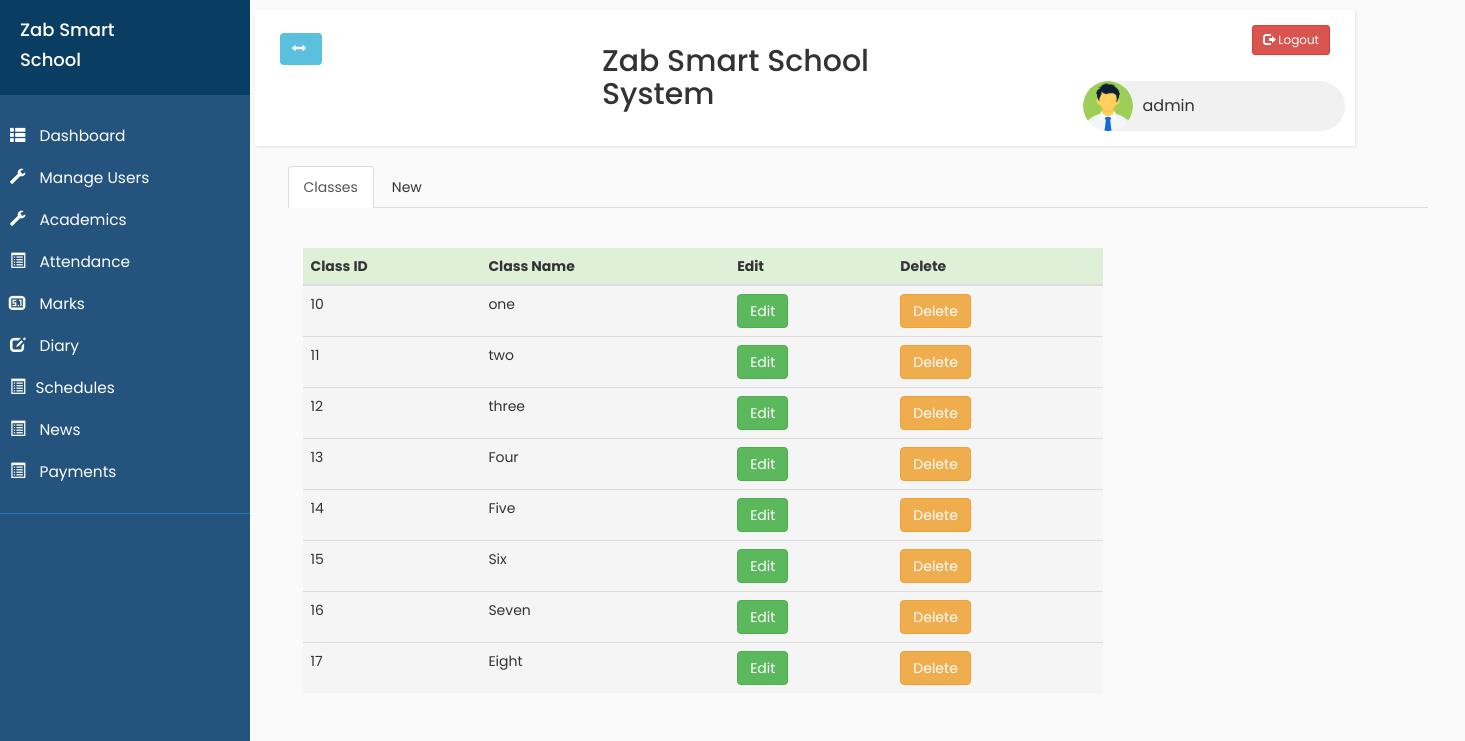
Screenshot of /Application/admin/manageClasses.php (signed in) with the database file from the repository.
### tables this page shows
CREATE TABLE `admin_tb` (
  `admin_id` int(11) NOT NULL,
  `adminname` varchar(50) NOT NULL,
  `admin_email` varchar(50) NOT NULL,
  `admin_phone` varchar(50) NOT NULL,
  `username` varchar(50) NOT NULL,
  `password` varchar(50) NOT NULL
);

CREATE TABLE `class_tb` (
  `class_id` int(11) NOT NULL,
  `class_name` varchar(50) NOT NULL
);

### Application/admin/manageClasses.php (the view, shortened to what this page needs)
<?php
if($_SESSION["login_admin"]==null){
    header("location:  index.php");
}
else{
    include_once('include/admin_navbar.php');
?>
<!DOCTYPE html>
<html lang="en">
<head>
</head>
<body style="overflow-x: hidden;">
  <div class="container">
    <ul class="nav nav-tabs">
      <li class="active"><a data-toggle="tab" href="#table">Classes</a></li>
      <li><a data-toggle="tab" href="#new">New</a></li>
    </ul>
    <div class="tab-content">
      <div id="table" class="tab-pane fade in active" style="width=700px;">
        <div class="container">
          <br><br>
          <table class="table" style="width: 800px;">
            <?php
            $connection = mysqli_connect("localhost", "root", "", "sms1_db");
            $query = "SELECT * FROM class_tb";
            $query_run = mysqli_query($connection, $query);
            ?>
            <thead>
              <tr class="success">
                <th>Class ID</th>
                <th>Class Name</th>
                <th>Edit</th>
                <th>Delete</th>
              </tr>
            </thead>
            <tbody>
              <?php
              if (mysqli_num_rows($query_run) > 0) {
                while ($row = mysqli_fetch_assoc($query_run)) {
                  ?>
                  <tr class="active">
                    <td><?php echo $row["class_id"] ?></td>
                    <td><?php echo $row["class_name"] ?></td>
                    <td><button class="btn btn-success" name="btn-edit-name" onclick="getUserDetails(<?php echo $row['class_id'] ?>)">Edit</button></td>
                    <td><button class="btn btn-warning" onclick="deleteUser(<?php echo $row['class_id'] ?>)">Delete</button></td>
                  </tr>
              <?php
                }
              } else {
                echo "No record found";
              }
              ?>
            </tbody>
          </table>
        </div>
      </div>
    </div>
  </div>
  </div>
</body>
</html>
<?php
}?>

### Application/admin/include/admin_navbar.php (shortened to what this page needs)
<?php
$connection = mysqli_connect("localhost", "root", "", "sms1_db");
?>
<!DOCTYPE html>
<html>
<head>
    <link rel="stylesheet" href="https://maxcdn.bootstrapcdn.com/bootstrap/3.3.7/css/bootstrap.min.css">
    <link rel="stylesheet" href="style4.css" type="text/css">
    <link rel="stylesheet" href="https://cdnjs.cloudflare.com/ajax/libs/font-awesome/4.7.0/css/font-awesome.min.css">
    <link rel="stylesheet" href="https://maxcdn.bootstrapcdn.com/bootstrap/3.4.0/css/bootstrap.min.css">
    <link rel="stylesheet" href="style4.css" type="text/css">
</head>
<body>
    <div class="wrapper">
        <nav id="sidebar">
            <div class="sidebar-header">
                <h4>Zab Smart </h4>
                <h4> School</h4>
            </div>
            <ul class="list-unstyled components ">
                <li>
                    <a href="profile.php">
                        <i class="glyphicon glyphicon-th-list"></i>
                        Dashboard
                    </a>
                </li>
                <li>
                    <a href="javascript:;" data-toggle="collapse" data-target="#posts_dropdown">
                        <i class="
                            glyphicon glyphicon-wrench">
                        </i>
                        Manage Users
                    </a>
                </li>
                <li>
                    <a href="javascript:;" data-toggle="collapse" data-target="#classes_dropdown"><i class="
                                    glyphicon glyphicon-wrench"></i> Academics
                    </a>
                </li>
                <li>
                    <a href="javascript:;" data-toggle="collapse" data-target="#attendance_dropdown"><i class="glyphicon glyphicon-list-alt"></i> Attendance
                    </a>
                </li>
                <li>
                    <a href="ViewMarks.php">
                        <i class="glyphicon glyphicon-sound-5-1"></i>
                        Marks
                    </a>
                    <a href="ViewDiary.php">
                        <i class="glyphicon glyphicon-edit"></i>
                        Diary
                    </a>
                </li>
                <li>
                    <a href="javascript:;" data-toggle="collapse" data-target="#schedules_dropdown"><i class="glyphicon glyphicon-list-alt"></i>Schedules
                    </a>
                </li>
                <li>
                    <a href="javascript:;" data-toggle="collapse" data-target="#news_dropdown"><i class="glyphicon glyphicon-list-alt"></i> News
                    </a>
                </li>
                <li>
                    <a href="javascript:;" data-toggle="collapse" data-target="#fee_dropdown"><i class="glyphicon glyphicon-list-alt"></i> Payments
                    </a>
                </li>
            </ul>
        </nav>
        <div id="content">
            <div class="row"style=" width:1100px">
                <nav class="navbar navbar-default ">
                    <div class="container-fluid ">
                        <div class="col-lg-1.0">
                            <div class="navbar-header ">
                                <button type="button" id="sidebarCollapse" class="btn btn-info navbar-btn">
                                    <i class="
								glyphicon glyphicon-resize-horizontal"></i>
                                </button>
                            </div>
                            <div class="col-lg-9">
                                <div class="zab">
                                    <h2>Zab Smart School System</h2>
                                </div>
                            </div>
                            <?php
                            $admin_name = "";
                            if ($_SESSION["login_admin"] != null) {
                                $username = $_SESSION['login_admin'];
                                $query = "SELECT * FROM admin_tb WHERE username='$username'";
                                $query_run = mysqli_query($connection, $query);
                                if (mysqli_num_rows($query_run) == 1) {
                                    $row = mysqli_fetch_assoc($query_run);
                                    $admin_name = $row["adminname"];
                                }
                            } else {
                                header("header: index.php");
                            }
                            ?>
                            <a href="../../logout.php" id="destroy" class="btn btn-danger btn-sm" style="float: right;">
                                <span class="glyphicon glyphicon-log-out"></span> Logout
                            </a>
                            <div class="col-lg-1.5">
                                <div class="chip navbar-right col-xs-3 ">
                                    <img src="avatar.png">
                                    <?php echo  $admin_name ?>
                                </div>
                            </div>
                        </div>
                    </div>
                </nav>
            </div>

### Application/admin/style4.css (style rules this page uses)
body { font-family: 'Poppins', sans-serif; background: #fafafa; margin-top: -10px; overflow-x: hidden; box-sizing: border-box; }
a, a:hover, a:focus { color: inherit; text-decoration: none; transition: all 0.3s; }
.navbar { padding: 15px 10px; background: #fff; border: none; border-radius: 0; margin-bottom: 20px; box-shadow: 1px 1px 3px rgba(0, 0, 0, 0.1); }
.navbar-btn { box-shadow: none; outline: none !important; border: none; }
i, span { display: inline-block; }
.wrapper { display: flex; align-items: stretch; }
#sidebar { min-width: 250px; max-width: 250px; background: #24547D;; color: #fff; transition: all 0.6s; }
#sidebar ul li a { text-align: left; }
#sidebar .sidebar-header { padding: 20px; background: #0A3D62; height: 105px; }
#sidebar ul.components { padding: 20px 0; border-bottom: 1px solid #2475B0; }
#sidebar ul li a { padding: 10px; font-size: 1.1em; display: block; }
#sidebar ul li a i { margin-right: 10px; }
a[data-toggle="collapse"] { position: relative; }
#content { padding: 20px; min-height: 100vh; transition: all 0.3s; width: 100%; }
.zab { margin-left: 35%; margin-right: 25%; }
.chip { display: inline-block; padding: 0 25px; height: 50px; font-size: 16px; line-height: 50px; border-radius: 25px; background-color: #f1f1f1; margin-top: -40px; }
.chip img { float: left; margin: 0 10px 0 -25px; height: 50px; width: 50px; border-radius: 50%; }

### rows the page displays
admin_tb: adminname "admin"
class_tb: class_id "10", class_name "one"
class_tb: class_id "11", class_name "two"
class_tb: class_id "12", class_name "three"
class_tb: class_id "13", class_name "Four"
class_tb: class_id "14", class_name "Five"
class_tb: class_id "15", class_name "Six"
class_tb: class_id "16", class_name "Seven"
class_tb: class_id "17", class_name "Eight"
